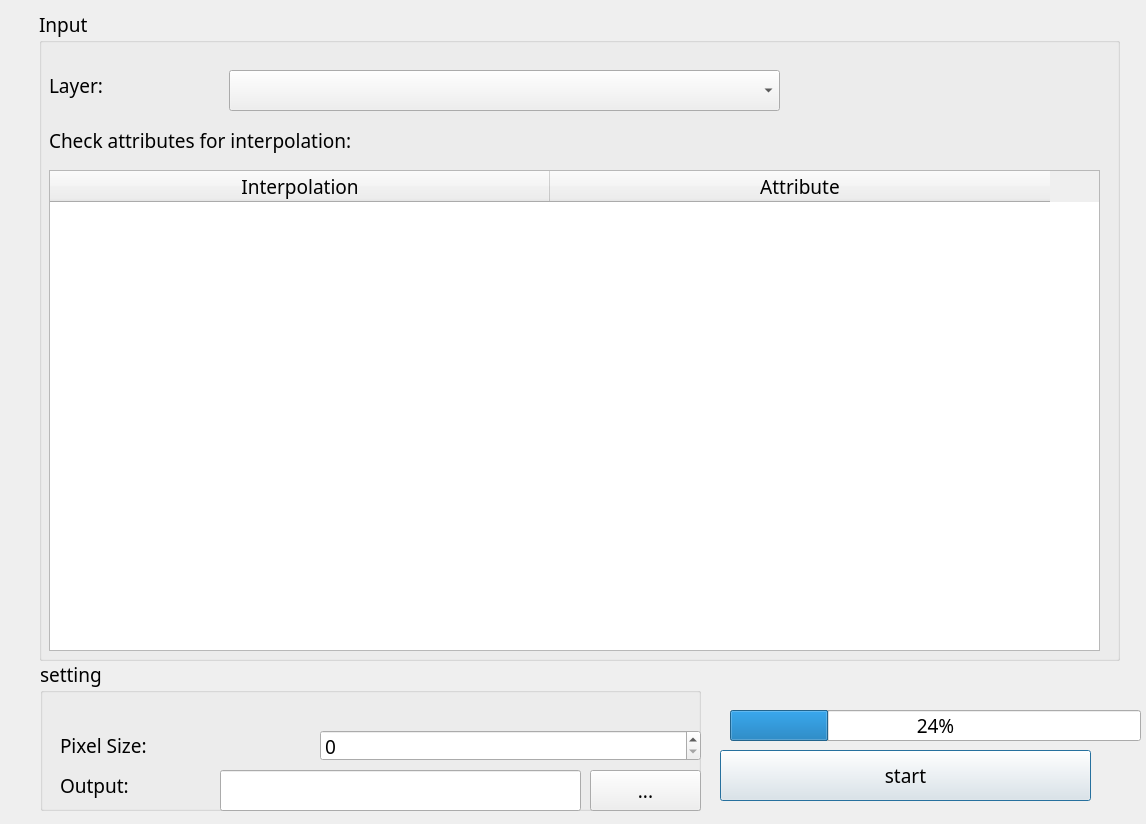
<?xml version="1.0" encoding="UTF-8"?>
<ui version="4.0">
 <class>mybatchDialogBase</class>
 <widget class="QDialog" name="mybatchDialogBase">
  <property name="geometry">
   <rect>
    <x>0</x>
    <y>0</y>
    <width>1146</width>
    <height>824</height>
   </rect>
  </property>
  <property name="windowTitle">
   <string>IDW_Interpolation</string>
  </property>
  <widget class="QGroupBox" name="groupBox_input">
   <property name="geometry">
    <rect>
     <x>39</x>
     <y>10</y>
     <width>1081</width>
     <height>651</height>
    </rect>
   </property>
   <property name="font">
    <font>
     <family>Source Code Variable</family>
     <pointsize>14</pointsize>
    </font>
   </property>
   <property name="title">
    <string>Input</string>
   </property>
   <widget class="QLabel" name="label_2">
    <property name="geometry">
     <rect>
      <x>10</x>
      <y>50</y>
      <width>161</width>
      <height>51</height>
     </rect>
    </property>
    <property name="font">
     <font>
      <family>Source Code Variable</family>
     </font>
    </property>
    <property name="text">
     <string>Layer:</string>
    </property>
   </widget>
   <widget class="QLabel" name="label_3">
    <property name="geometry">
     <rect>
      <x>10</x>
      <y>110</y>
      <width>721</width>
      <height>41</height>
     </rect>
    </property>
    <property name="font">
     <font>
      <family>Source Code Variable</family>
     </font>
    </property>
    <property name="text">
     <string>Check attributes for interpolation:</string>
    </property>
   </widget>
   <widget class="QTableWidget" name="tableWidget_attributes">
    <property name="geometry">
     <rect>
      <x>10</x>
      <y>160</y>
      <width>1051</width>
      <height>481</height>
     </rect>
    </property>
    <property name="font">
     <font>
      <family>Source Code Variable</family>
      <pointsize>14</pointsize>
     </font>
    </property>
    <property name="columnCount">
     <number>2</number>
    </property>
    <attribute name="horizontalHeaderDefaultSectionSize">
     <number>500</number>
    </attribute>
    <column>
     <property name="text">
      <string>Interpolation</string>
     </property>
    </column>
    <column>
     <property name="text">
      <string>Attribute</string>
     </property>
    </column>
   </widget>
   <widget class="QComboBox" name="comboBox_layers">
    <property name="geometry">
     <rect>
      <x>190</x>
      <y>60</y>
      <width>551</width>
      <height>41</height>
     </rect>
    </property>
    <property name="font">
     <font>
      <family>Source Code Variable</family>
     </font>
    </property>
   </widget>
  </widget>
  <widget class="QProgressBar" name="progressBar">
   <property name="geometry">
    <rect>
     <x>730</x>
     <y>710</y>
     <width>411</width>
     <height>31</height>
    </rect>
   </property>
   <property name="font">
    <font>
     <family>Source Code Variable</family>
     <pointsize>14</pointsize>
    </font>
   </property>
   <property name="value">
    <number>24</number>
   </property>
  </widget>
  <widget class="QPushButton" name="pushButton_start">
   <property name="geometry">
    <rect>
     <x>720</x>
     <y>750</y>
     <width>371</width>
     <height>51</height>
    </rect>
   </property>
   <property name="font">
    <font>
     <family>Source Code Variable</family>
     <pointsize>14</pointsize>
    </font>
   </property>
   <property name="text">
    <string>start</string>
   </property>
  </widget>
  <widget class="QGroupBox" name="groupBox_setting">
   <property name="geometry">
    <rect>
     <x>40</x>
     <y>660</y>
     <width>661</width>
     <height>151</height>
    </rect>
   </property>
   <property name="font">
    <font>
     <family>Source Code Variable</family>
     <pointsize>14</pointsize>
    </font>
   </property>
   <property name="title">
    <string>setting</string>
   </property>
   <widget class="QSpinBox" name="spinBox_pixelSize">
    <property name="geometry">
     <rect>
      <x>280</x>
      <y>70</y>
      <width>381</width>
      <height>31</height>
     </rect>
    </property>
    <property name="sizePolicy">
     <sizepolicy hsizetype="Expanding" vsizetype="Fixed">
      <horstretch>0</horstretch>
      <verstretch>0</verstretch>
     </sizepolicy>
    </property>
    <property name="font">
     <font>
      <family>Source Code Variable</family>
      <pointsize>14</pointsize>
     </font>
    </property>
    <property name="maximum">
     <number>1000000000</number>
    </property>
   </widget>
   <widget class="QLabel" name="label">
    <property name="geometry">
     <rect>
      <x>20</x>
      <y>110</y>
      <width>151</width>
      <height>31</height>
     </rect>
    </property>
    <property name="font">
     <font>
      <family>Source Code Variable</family>
      <pointsize>14</pointsize>
     </font>
    </property>
    <property name="text">
     <string>Output:</string>
    </property>
   </widget>
   <widget class="QLineEdit" name="lineEdit_output">
    <property name="geometry">
     <rect>
      <x>180</x>
      <y>110</y>
      <width>361</width>
      <height>41</height>
     </rect>
    </property>
    <property name="font">
     <font>
      <family>Source Code Variable</family>
      <pointsize>14</pointsize>
     </font>
    </property>
   </widget>
   <widget class="QPushButton" name="pushButton_output">
    <property name="geometry">
     <rect>
      <x>550</x>
      <y>110</y>
      <width>111</width>
      <height>41</height>
     </rect>
    </property>
    <property name="font">
     <font>
      <family>Source Code Variable</family>
      <pointsize>14</pointsize>
     </font>
    </property>
    <property name="text">
     <string>...</string>
    </property>
   </widget>
   <widget class="QLabel" name="label_pixelSize">
    <property name="geometry">
     <rect>
      <x>20</x>
      <y>60</y>
      <width>251</width>
      <height>51</height>
     </rect>
    </property>
    <property name="font">
     <font>
      <family>Source Code Variable</family>
      <pointsize>14</pointsize>
     </font>
    </property>
    <property name="text">
     <string>Pixel Size:</string>
    </property>
   </widget>
  </widget>
 </widget>
 <resources/>
 <connections/>
</ui>
